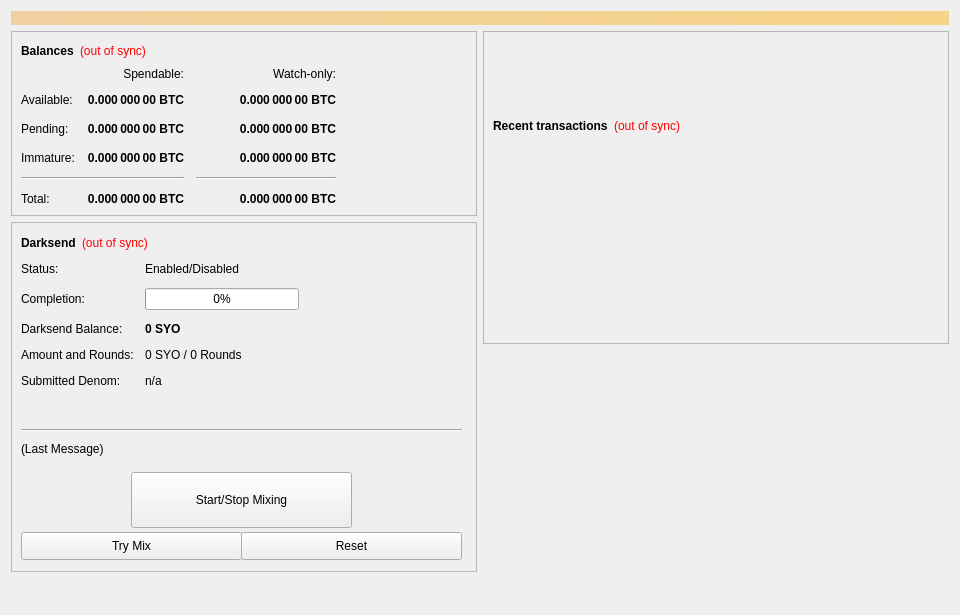
<?xml version="1.0" encoding="UTF-8"?>
<ui version="4.0">
 <class>OverviewPage</class>
 <widget class="QWidget" name="OverviewPage">
  <property name="geometry">
   <rect>
    <x>0</x>
    <y>0</y>
    <width>960</width>
    <height>615</height>
   </rect>
  </property>
  <property name="minimumSize">
   <size>
    <width>960</width>
    <height>0</height>
   </size>
  </property>
  <property name="windowTitle">
   <string>Form</string>
  </property>
  <layout class="QVBoxLayout" name="topLayout">
   <item>
    <widget class="QLabel" name="labelAlerts">
     <property name="visible">
      <bool>false</bool>
     </property>
     <property name="styleSheet">
      <string notr="true">background-color: qlineargradient(x1: 0, y1: 0, x2: 1, y2: 0, stop:0 #F0D0A0, stop:1 #F8D488); color:#000000;</string>
     </property>
     <property name="wordWrap">
      <bool>true</bool>
     </property>
     <property name="margin">
      <number>3</number>
     </property>
    </widget>
   </item>
   <item>
    <layout class="QHBoxLayout" name="horizontalLayout" stretch="1,1">
     <item>
      <layout class="QVBoxLayout" name="verticalLayout_2">
       <item>
        <widget class="QFrame" name="frame">
         <property name="frameShape">
          <enum>QFrame::StyledPanel</enum>
         </property>
         <property name="frameShadow">
          <enum>QFrame::Raised</enum>
         </property>
         <layout class="QVBoxLayout" name="verticalLayout_4">
          <item>
           <layout class="QHBoxLayout" name="horizontalLayout_4">
            <item>
             <widget class="QLabel" name="label_5">
              <property name="font">
               <font>
                <weight>75</weight>
                <bold>true</bold>
               </font>
              </property>
              <property name="text">
               <string>Balances</string>
              </property>
             </widget>
            </item>
            <item>
             <widget class="QLabel" name="labelWalletStatus">
              <property name="cursor">
               <cursorShape>WhatsThisCursor</cursorShape>
              </property>
              <property name="toolTip">
               <string>The displayed information may be out of date. Your wallet automatically synchronizes with the SYO network after a connection is established, but this process has not completed yet.</string>
              </property>
              <property name="styleSheet">
               <string notr="true">QLabel { color: red; }</string>
              </property>
              <property name="text">
               <string notr="true">(out of sync)</string>
              </property>
              <property name="alignment">
               <set>Qt::AlignLeading|Qt::AlignLeft|Qt::AlignVCenter</set>
              </property>
             </widget>
            </item>
            <item>
             <spacer name="horizontalSpacer_3">
              <property name="orientation">
               <enum>Qt::Horizontal</enum>
              </property>
              <property name="sizeHint" stdset="0">
               <size>
                <width>40</width>
                <height>20</height>
               </size>
              </property>
             </spacer>
            </item>
           </layout>
          </item>
          <item>
           <layout class="QGridLayout" name="gridLayout">
            <property name="spacing">
             <number>12</number>
            </property>
            <item row="2" column="2">
             <widget class="QLabel" name="labelWatchPending">
              <property name="font">
               <font>
                <weight>75</weight>
                <bold>true</bold>
               </font>
              </property>
              <property name="cursor">
               <cursorShape>IBeamCursor</cursorShape>
              </property>
              <property name="toolTip">
               <string>Unconfirmed transactions to watch-only addresses</string>
              </property>
              <property name="text">
               <string notr="true">0.000 000 00 BTC</string>
              </property>
              <property name="alignment">
               <set>Qt::AlignRight|Qt::AlignTrailing|Qt::AlignVCenter</set>
              </property>
              <property name="textInteractionFlags">
               <set>Qt::LinksAccessibleByMouse|Qt::TextSelectableByKeyboard|Qt::TextSelectableByMouse</set>
              </property>
             </widget>
            </item>
            <item row="2" column="1">
             <widget class="QLabel" name="labelUnconfirmed">
              <property name="font">
               <font>
                <weight>75</weight>
                <bold>true</bold>
               </font>
              </property>
              <property name="cursor">
               <cursorShape>IBeamCursor</cursorShape>
              </property>
              <property name="toolTip">
               <string>Total of transactions that have yet to be confirmed, and do not yet count toward the spendable balance</string>
              </property>
              <property name="text">
               <string notr="true">0.000 000 00 BTC</string>
              </property>
              <property name="alignment">
               <set>Qt::AlignRight|Qt::AlignTrailing|Qt::AlignVCenter</set>
              </property>
              <property name="textInteractionFlags">
               <set>Qt::LinksAccessibleByMouse|Qt::TextSelectableByKeyboard|Qt::TextSelectableByMouse</set>
              </property>
             </widget>
            </item>
            <item row="3" column="2">
             <widget class="QLabel" name="labelWatchImmature">
              <property name="font">
               <font>
                <weight>75</weight>
                <bold>true</bold>
               </font>
              </property>
              <property name="cursor">
               <cursorShape>IBeamCursor</cursorShape>
              </property>
              <property name="toolTip">
               <string>Staked or masternode rewards in watch-only addresses that has not yet matured</string>
              </property>
              <property name="text">
               <string notr="true">0.000 000 00 BTC</string>
              </property>
              <property name="alignment">
               <set>Qt::AlignRight|Qt::AlignTrailing|Qt::AlignVCenter</set>
              </property>
              <property name="textInteractionFlags">
               <set>Qt::LinksAccessibleByMouse|Qt::TextSelectableByKeyboard|Qt::TextSelectableByMouse</set>
              </property>
             </widget>
            </item>
            <item row="4" column="0" colspan="2">
             <widget class="Line" name="lineSpendableBalance">
              <property name="orientation">
               <enum>Qt::Horizontal</enum>
              </property>
             </widget>
            </item>
            <item row="4" column="2">
             <widget class="Line" name="lineWatchBalance">
              <property name="sizePolicy">
               <sizepolicy hsizetype="Preferred" vsizetype="Fixed">
                <horstretch>0</horstretch>
                <verstretch>0</verstretch>
               </sizepolicy>
              </property>
              <property name="minimumSize">
               <size>
                <width>140</width>
                <height>0</height>
               </size>
              </property>
              <property name="orientation">
               <enum>Qt::Horizontal</enum>
              </property>
             </widget>
            </item>
            <item row="5" column="0">
             <widget class="QLabel" name="labelTotalText">
              <property name="text">
               <string>Total:</string>
              </property>
             </widget>
            </item>
            <item row="3" column="1">
             <widget class="QLabel" name="labelImmature">
              <property name="font">
               <font>
                <weight>75</weight>
                <bold>true</bold>
               </font>
              </property>
              <property name="cursor">
               <cursorShape>IBeamCursor</cursorShape>
              </property>
              <property name="toolTip">
               <string>Staked or masternode rewards that has not yet matured</string>
              </property>
              <property name="text">
               <string notr="true">0.000 000 00 BTC</string>
              </property>
              <property name="alignment">
               <set>Qt::AlignRight|Qt::AlignTrailing|Qt::AlignVCenter</set>
              </property>
              <property name="textInteractionFlags">
               <set>Qt::LinksAccessibleByMouse|Qt::TextSelectableByKeyboard|Qt::TextSelectableByMouse</set>
              </property>
             </widget>
            </item>
            <item row="2" column="3">
             <spacer name="horizontalSpacer_2">
              <property name="orientation">
               <enum>Qt::Horizontal</enum>
              </property>
              <property name="sizeHint" stdset="0">
               <size>
                <width>40</width>
                <height>20</height>
               </size>
              </property>
             </spacer>
            </item>
            <item row="3" column="0">
             <widget class="QLabel" name="labelImmatureText">
              <property name="text">
               <string>Immature:</string>
              </property>
             </widget>
            </item>
            <item row="5" column="1">
             <widget class="QLabel" name="labelTotal">
              <property name="font">
               <font>
                <weight>75</weight>
                <bold>true</bold>
               </font>
              </property>
              <property name="cursor">
               <cursorShape>IBeamCursor</cursorShape>
              </property>
              <property name="toolTip">
               <string>Your current total balance</string>
              </property>
              <property name="text">
               <string notr="true">0.000 000 00 BTC</string>
              </property>
              <property name="alignment">
               <set>Qt::AlignRight|Qt::AlignTrailing|Qt::AlignVCenter</set>
              </property>
              <property name="textInteractionFlags">
               <set>Qt::LinksAccessibleByMouse|Qt::TextSelectableByKeyboard|Qt::TextSelectableByMouse</set>
              </property>
             </widget>
            </item>
            <item row="5" column="2">
             <widget class="QLabel" name="labelWatchTotal">
              <property name="font">
               <font>
                <weight>75</weight>
                <bold>true</bold>
               </font>
              </property>
              <property name="cursor">
               <cursorShape>IBeamCursor</cursorShape>
              </property>
              <property name="toolTip">
               <string>Current total balance in watch-only addresses</string>
              </property>
              <property name="text">
               <string notr="true">0.000 000 00 BTC</string>
              </property>
              <property name="alignment">
               <set>Qt::AlignRight|Qt::AlignTrailing|Qt::AlignVCenter</set>
              </property>
              <property name="textInteractionFlags">
               <set>Qt::LinksAccessibleByMouse|Qt::TextSelectableByKeyboard|Qt::TextSelectableByMouse</set>
              </property>
             </widget>
            </item>
            <item row="0" column="2">
             <widget class="QLabel" name="labelWatchonly">
              <property name="text">
               <string>Watch-only:</string>
              </property>
              <property name="alignment">
               <set>Qt::AlignRight|Qt::AlignTrailing|Qt::AlignVCenter</set>
              </property>
             </widget>
            </item>
            <item row="1" column="0">
             <widget class="QLabel" name="labelBalanceText">
              <property name="text">
               <string>Available:</string>
              </property>
             </widget>
            </item>
            <item row="1" column="1">
             <widget class="QLabel" name="labelBalance">
              <property name="font">
               <font>
                <weight>75</weight>
                <bold>true</bold>
               </font>
              </property>
              <property name="cursor">
               <cursorShape>IBeamCursor</cursorShape>
              </property>
              <property name="toolTip">
               <string>Your current spendable balance</string>
              </property>
              <property name="text">
               <string notr="true">0.000 000 00 BTC</string>
              </property>
              <property name="alignment">
               <set>Qt::AlignRight|Qt::AlignTrailing|Qt::AlignVCenter</set>
              </property>
              <property name="textInteractionFlags">
               <set>Qt::LinksAccessibleByMouse|Qt::TextSelectableByKeyboard|Qt::TextSelectableByMouse</set>
              </property>
             </widget>
            </item>
            <item row="1" column="2">
             <widget class="QLabel" name="labelWatchAvailable">
              <property name="font">
               <font>
                <weight>75</weight>
                <bold>true</bold>
               </font>
              </property>
              <property name="cursor">
               <cursorShape>IBeamCursor</cursorShape>
              </property>
              <property name="toolTip">
               <string>Your current balance in watch-only addresses</string>
              </property>
              <property name="text">
               <string notr="true">0.000 000 00 BTC</string>
              </property>
              <property name="alignment">
               <set>Qt::AlignRight|Qt::AlignTrailing|Qt::AlignVCenter</set>
              </property>
              <property name="textInteractionFlags">
               <set>Qt::LinksAccessibleByMouse|Qt::TextSelectableByKeyboard|Qt::TextSelectableByMouse</set>
              </property>
             </widget>
            </item>
            <item row="2" column="0">
             <widget class="QLabel" name="labelPendingText">
              <property name="text">
               <string>Pending:</string>
              </property>
             </widget>
            </item>
            <item row="0" column="1">
             <widget class="QLabel" name="labelSpendable">
              <property name="text">
               <string>Spendable:</string>
              </property>
              <property name="alignment">
               <set>Qt::AlignRight|Qt::AlignTrailing|Qt::AlignVCenter</set>
              </property>
             </widget>
            </item>
           </layout>
          </item>
         </layout>
        </widget>
       </item>
       <item>
        <widget class="QFrame" name="frameDarksend">
         <property name="minimumSize">
          <size>
           <width>0</width>
           <height>350</height>
          </size>
         </property>
         <property name="layoutDirection">
          <enum>Qt::LeftToRight</enum>
         </property>
         <property name="frameShape">
          <enum>QFrame::StyledPanel</enum>
         </property>
         <property name="frameShadow">
          <enum>QFrame::Raised</enum>
         </property>
         <widget class="QWidget" name="formLayoutWidget">
          <property name="geometry">
           <rect>
            <x>10</x>
            <y>40</y>
            <width>451</width>
            <height>161</height>
           </rect>
          </property>
          <layout class="QFormLayout" name="formLayout">
           <property name="fieldGrowthPolicy">
            <enum>QFormLayout::AllNonFixedFieldsGrow</enum>
           </property>
           <property name="horizontalSpacing">
            <number>11</number>
           </property>
           <property name="verticalSpacing">
            <number>12</number>
           </property>
           <item row="0" column="0">
            <widget class="QLabel" name="label_6">
             <property name="text">
              <string>Status:</string>
             </property>
            </widget>
           </item>
           <item row="1" column="0">
            <widget class="QLabel" name="label_7">
             <property name="text">
              <string>Completion:</string>
             </property>
            </widget>
           </item>
           <item row="1" column="1">
            <widget class="QProgressBar" name="DarksendProgress">
             <property name="maximumSize">
              <size>
               <width>154</width>
               <height>16777215</height>
              </size>
             </property>
             <property name="value">
              <number>0</number>
             </property>
            </widget>
           </item>
           <item row="2" column="0">
            <widget class="QLabel" name="labelAnonymizedText">
             <property name="text">
              <string>Darksend Balance:</string>
             </property>
            </widget>
           </item>
           <item row="2" column="1">
            <widget class="QLabel" name="labelAnonymized">
             <property name="font">
              <font>
               <weight>75</weight>
               <bold>true</bold>
              </font>
             </property>
             <property name="text">
              <string notr="true">0 SYO</string>
             </property>
            </widget>
           </item>
           <item row="3" column="0">
            <widget class="QLabel" name="label_8">
             <property name="text">
              <string>Amount and Rounds:</string>
             </property>
            </widget>
           </item>
           <item row="3" column="1">
            <widget class="QLabel" name="labelAmountRounds">
             <property name="text">
              <string>0 SYO / 0 Rounds</string>
             </property>
            </widget>
           </item>
           <item row="4" column="0">
            <widget class="QLabel" name="label_9">
             <property name="text">
              <string>Submitted Denom:</string>
             </property>
            </widget>
           </item>
           <item row="4" column="1">
            <widget class="QLabel" name="labelSubmittedDenom">
             <property name="toolTip">
              <string>The denominations you submitted to the Masternode.&lt;br&gt;To mix, other users must submit the exact same denominations.</string>
             </property>
             <property name="text">
              <string>n/a</string>
             </property>
            </widget>
           </item>
           <item row="0" column="1">
            <widget class="QLabel" name="DarksendEnabled">
             <property name="text">
              <string>Enabled/Disabled</string>
             </property>
            </widget>
           </item>
          </layout>
         </widget>
         <widget class="QPushButton" name="runAutoDenom">
          <property name="geometry">
           <rect>
            <x>251</x>
            <y>17</y>
            <width>1</width>
            <height>1</height>
           </rect>
          </property>
          <property name="palette">
           <palette>
            <active>
             <colorrole role="WindowText">
              <brush brushstyle="SolidPattern">
               <color alpha="255">
                <red>0</red>
                <green>0</green>
                <blue>0</blue>
               </color>
              </brush>
             </colorrole>
             <colorrole role="Button">
              <brush brushstyle="SolidPattern">
               <color alpha="255">
                <red>239</red>
                <green>238</green>
                <blue>238</blue>
               </color>
              </brush>
             </colorrole>
             <colorrole role="Light">
              <brush brushstyle="SolidPattern">
               <color alpha="255">
                <red>255</red>
                <green>255</green>
                <blue>255</blue>
               </color>
              </brush>
             </colorrole>
             <colorrole role="Midlight">
              <brush brushstyle="SolidPattern">
               <color alpha="255">
                <red>247</red>
                <green>246</green>
                <blue>246</blue>
               </color>
              </brush>
             </colorrole>
             <colorrole role="Dark">
              <brush brushstyle="SolidPattern">
               <color alpha="255">
                <red>119</red>
                <green>119</green>
                <blue>119</blue>
               </color>
              </brush>
             </colorrole>
             <colorrole role="Mid">
              <brush brushstyle="SolidPattern">
               <color alpha="255">
                <red>159</red>
                <green>159</green>
                <blue>159</blue>
               </color>
              </brush>
             </colorrole>
             <colorrole role="Text">
              <brush brushstyle="SolidPattern">
               <color alpha="255">
                <red>0</red>
                <green>0</green>
                <blue>0</blue>
               </color>
              </brush>
             </colorrole>
             <colorrole role="BrightText">
              <brush brushstyle="SolidPattern">
               <color alpha="255">
                <red>255</red>
                <green>255</green>
                <blue>255</blue>
               </color>
              </brush>
             </colorrole>
             <colorrole role="ButtonText">
              <brush brushstyle="SolidPattern">
               <color alpha="255">
                <red>0</red>
                <green>0</green>
                <blue>0</blue>
               </color>
              </brush>
             </colorrole>
             <colorrole role="Base">
              <brush brushstyle="SolidPattern">
               <color alpha="255">
                <red>255</red>
                <green>255</green>
                <blue>255</blue>
               </color>
              </brush>
             </colorrole>
             <colorrole role="Window">
              <brush brushstyle="SolidPattern">
               <color alpha="255">
                <red>239</red>
                <green>238</green>
                <blue>238</blue>
               </color>
              </brush>
             </colorrole>
             <colorrole role="Shadow">
              <brush brushstyle="SolidPattern">
               <color alpha="255">
                <red>0</red>
                <green>0</green>
                <blue>0</blue>
               </color>
              </brush>
             </colorrole>
             <colorrole role="AlternateBase">
              <brush brushstyle="SolidPattern">
               <color alpha="255">
                <red>247</red>
                <green>246</green>
                <blue>246</blue>
               </color>
              </brush>
             </colorrole>
             <colorrole role="ToolTipBase">
              <brush brushstyle="SolidPattern">
               <color alpha="255">
                <red>255</red>
                <green>255</green>
                <blue>220</blue>
               </color>
              </brush>
             </colorrole>
             <colorrole role="ToolTipText">
              <brush brushstyle="SolidPattern">
               <color alpha="255">
                <red>0</red>
                <green>0</green>
                <blue>0</blue>
               </color>
              </brush>
             </colorrole>
            </active>
            <inactive>
             <colorrole role="WindowText">
              <brush brushstyle="SolidPattern">
               <color alpha="255">
                <red>0</red>
                <green>0</green>
                <blue>0</blue>
               </color>
              </brush>
             </colorrole>
             <colorrole role="Button">
              <brush brushstyle="SolidPattern">
               <color alpha="255">
                <red>239</red>
                <green>238</green>
                <blue>238</blue>
               </color>
              </brush>
             </colorrole>
             <colorrole role="Light">
              <brush brushstyle="SolidPattern">
               <color alpha="255">
                <red>255</red>
                <green>255</green>
                <blue>255</blue>
               </color>
              </brush>
             </colorrole>
             <colorrole role="Midlight">
              <brush brushstyle="SolidPattern">
               <color alpha="255">
                <red>247</red>
                <green>246</green>
                <blue>246</blue>
               </color>
              </brush>
             </colorrole>
             <colorrole role="Dark">
              <brush brushstyle="SolidPattern">
               <color alpha="255">
                <red>119</red>
                <green>119</green>
                <blue>119</blue>
               </color>
              </brush>
             </colorrole>
             <colorrole role="Mid">
              <brush brushstyle="SolidPattern">
               <color alpha="255">
                <red>159</red>
                <green>159</green>
                <blue>159</blue>
               </color>
              </brush>
             </colorrole>
             <colorrole role="Text">
              <brush brushstyle="SolidPattern">
               <color alpha="255">
                <red>0</red>
                <green>0</green>
                <blue>0</blue>
               </color>
              </brush>
             </colorrole>
             <colorrole role="BrightText">
              <brush brushstyle="SolidPattern">
               <color alpha="255">
                <red>255</red>
                <green>255</green>
                <blue>255</blue>
               </color>
              </brush>
             </colorrole>
             <colorrole role="ButtonText">
              <brush brushstyle="SolidPattern">
               <color alpha="255">
                <red>0</red>
                <green>0</green>
                <blue>0</blue>
               </color>
              </brush>
             </colorrole>
             <colorrole role="Base">
              <brush brushstyle="SolidPattern">
               <color alpha="255">
                <red>255</red>
                <green>255</green>
                <blue>255</blue>
               </color>
              </brush>
             </colorrole>
             <colorrole role="Window">
              <brush brushstyle="SolidPattern">
               <color alpha="255">
                <red>239</red>
                <green>238</green>
                <blue>238</blue>
               </color>
              </brush>
             </colorrole>
             <colorrole role="Shadow">
              <brush brushstyle="SolidPattern">
               <color alpha="255">
                <red>0</red>
                <green>0</green>
                <blue>0</blue>
               </color>
              </brush>
             </colorrole>
             <colorrole role="AlternateBase">
              <brush brushstyle="SolidPattern">
               <color alpha="255">
                <red>247</red>
                <green>246</green>
                <blue>246</blue>
               </color>
              </brush>
             </colorrole>
             <colorrole role="ToolTipBase">
              <brush brushstyle="SolidPattern">
               <color alpha="255">
                <red>255</red>
                <green>255</green>
                <blue>220</blue>
               </color>
              </brush>
             </colorrole>
             <colorrole role="ToolTipText">
              <brush brushstyle="SolidPattern">
               <color alpha="255">
                <red>0</red>
                <green>0</green>
                <blue>0</blue>
               </color>
              </brush>
             </colorrole>
            </inactive>
            <disabled>
             <colorrole role="WindowText">
              <brush brushstyle="SolidPattern">
               <color alpha="255">
                <red>119</red>
                <green>119</green>
                <blue>119</blue>
               </color>
              </brush>
             </colorrole>
             <colorrole role="Button">
              <brush brushstyle="SolidPattern">
               <color alpha="255">
                <red>239</red>
                <green>238</green>
                <blue>238</blue>
               </color>
              </brush>
             </colorrole>
             <colorrole role="Light">
              <brush brushstyle="SolidPattern">
               <color alpha="255">
                <red>255</red>
                <green>255</green>
                <blue>255</blue>
               </color>
              </brush>
             </colorrole>
             <colorrole role="Midlight">
              <brush brushstyle="SolidPattern">
               <color alpha="255">
                <red>247</red>
                <green>246</green>
                <blue>246</blue>
               </color>
              </brush>
             </colorrole>
             <colorrole role="Dark">
              <brush brushstyle="SolidPattern">
               <color alpha="255">
                <red>119</red>
                <green>119</green>
                <blue>119</blue>
               </color>
              </brush>
             </colorrole>
             <colorrole role="Mid">
              <brush brushstyle="SolidPattern">
               <color alpha="255">
                <red>159</red>
                <green>159</green>
                <blue>159</blue>
               </color>
              </brush>
             </colorrole>
             <colorrole role="Text">
              <brush brushstyle="SolidPattern">
               <color alpha="255">
                <red>119</red>
                <green>119</green>
                <blue>119</blue>
               </color>
              </brush>
             </colorrole>
             <colorrole role="BrightText">
              <brush brushstyle="SolidPattern">
               <color alpha="255">
                <red>255</red>
                <green>255</green>
                <blue>255</blue>
               </color>
              </brush>
             </colorrole>
             <colorrole role="ButtonText">
              <brush brushstyle="SolidPattern">
               <color alpha="255">
                <red>119</red>
                <green>119</green>
                <blue>119</blue>
               </color>
              </brush>
             </colorrole>
             <colorrole role="Base">
              <brush brushstyle="SolidPattern">
               <color alpha="255">
                <red>239</red>
                <green>238</green>
                <blue>238</blue>
               </color>
              </brush>
             </colorrole>
             <colorrole role="Window">
              <brush brushstyle="SolidPattern">
               <color alpha="255">
                <red>239</red>
                <green>238</green>
                <blue>238</blue>
               </color>
              </brush>
             </colorrole>
             <colorrole role="Shadow">
              <brush brushstyle="SolidPattern">
               <color alpha="255">
                <red>0</red>
                <green>0</green>
                <blue>0</blue>
               </color>
              </brush>
             </colorrole>
             <colorrole role="AlternateBase">
              <brush brushstyle="SolidPattern">
               <color alpha="255">
                <red>239</red>
                <green>238</green>
                <blue>238</blue>
               </color>
              </brush>
             </colorrole>
             <colorrole role="ToolTipBase">
              <brush brushstyle="SolidPattern">
               <color alpha="255">
                <red>255</red>
                <green>255</green>
                <blue>220</blue>
               </color>
              </brush>
             </colorrole>
             <colorrole role="ToolTipText">
              <brush brushstyle="SolidPattern">
               <color alpha="255">
                <red>0</red>
                <green>0</green>
                <blue>0</blue>
               </color>
              </brush>
             </colorrole>
            </disabled>
           </palette>
          </property>
          <property name="focusPolicy">
           <enum>Qt::NoFocus</enum>
          </property>
          <property name="autoFillBackground">
           <bool>true</bool>
          </property>
          <property name="text">
           <string/>
          </property>
          <property name="flat">
           <bool>true</bool>
          </property>
         </widget>
         <widget class="QPushButton" name="toggleDarksend">
          <property name="geometry">
           <rect>
            <x>120</x>
            <y>250</y>
            <width>221</width>
            <height>56</height>
           </rect>
          </property>
          <property name="sizePolicy">
           <sizepolicy hsizetype="MinimumExpanding" vsizetype="Fixed">
            <horstretch>0</horstretch>
            <verstretch>0</verstretch>
           </sizepolicy>
          </property>
          <property name="text">
           <string>Start/Stop Mixing</string>
          </property>
         </widget>
         <widget class="Line" name="lineLastMessage">
          <property name="geometry">
           <rect>
            <x>10</x>
            <y>200</y>
            <width>441</width>
            <height>16</height>
           </rect>
          </property>
          <property name="orientation">
           <enum>Qt::Horizontal</enum>
          </property>
         </widget>
         <widget class="QLabel" name="DarksendStatus">
          <property name="geometry">
           <rect>
            <x>10</x>
            <y>220</y>
            <width>451</width>
            <height>61</height>
           </rect>
          </property>
          <property name="minimumSize">
           <size>
            <width>288</width>
            <height>43</height>
           </size>
          </property>
          <property name="text">
           <string>(Last Message)</string>
          </property>
          <property name="alignment">
           <set>Qt::AlignLeading|Qt::AlignLeft|Qt::AlignTop</set>
          </property>
          <property name="wordWrap">
           <bool>true</bool>
          </property>
         </widget>
         <widget class="QPushButton" name="DarksendAuto">
          <property name="geometry">
           <rect>
            <x>10</x>
            <y>310</y>
            <width>221</width>
            <height>28</height>
           </rect>
          </property>
          <property name="sizePolicy">
           <sizepolicy hsizetype="MinimumExpanding" vsizetype="Fixed">
            <horstretch>0</horstretch>
            <verstretch>0</verstretch>
           </sizepolicy>
          </property>
          <property name="toolTip">
           <string>Try to manually submit a Darksend request.</string>
          </property>
          <property name="text">
           <string>Try Mix</string>
          </property>
         </widget>
         <widget class="QPushButton" name="DarksendReset">
          <property name="geometry">
           <rect>
            <x>230</x>
            <y>310</y>
            <width>221</width>
            <height>28</height>
           </rect>
          </property>
          <property name="sizePolicy">
           <sizepolicy hsizetype="MinimumExpanding" vsizetype="Fixed">
            <horstretch>0</horstretch>
            <verstretch>0</verstretch>
           </sizepolicy>
          </property>
          <property name="toolTip">
           <string>Reset the current status of Darksend (can interrupt Darksend if it's in the process of Mixing, which can cost you money!)</string>
          </property>
          <property name="autoFillBackground">
           <bool>false</bool>
          </property>
          <property name="text">
           <string>Reset</string>
          </property>
         </widget>
         <widget class="QWidget" name="layoutWidget">
          <property name="geometry">
           <rect>
            <x>10</x>
            <y>10</y>
            <width>431</width>
            <height>22</height>
           </rect>
          </property>
          <layout class="QHBoxLayout" name="horizontalLayout_5">
           <item>
            <widget class="QLabel" name="label_2">
             <property name="font">
              <font>
               <weight>75</weight>
               <bold>true</bold>
              </font>
             </property>
             <property name="text">
              <string>Darksend</string>
             </property>
            </widget>
           </item>
           <item>
            <widget class="QLabel" name="labelDarksendSyncStatus">
             <property name="toolTip">
              <string>The displayed information may be out of date. Your wallet automatically synchronizes with the SYO network after a connection is established, but this process has not completed yet.</string>
             </property>
             <property name="styleSheet">
              <string notr="true">QLabel { color: red; }</string>
             </property>
             <property name="text">
              <string notr="true">(out of sync)</string>
             </property>
             <property name="alignment">
              <set>Qt::AlignLeading|Qt::AlignLeft|Qt::AlignVCenter</set>
             </property>
            </widget>
           </item>
           <item>
            <spacer name="horizontalSpacer_4">
             <property name="orientation">
              <enum>Qt::Horizontal</enum>
             </property>
             <property name="sizeHint" stdset="0">
              <size>
               <width>40</width>
               <height>20</height>
              </size>
             </property>
            </spacer>
           </item>
          </layout>
         </widget>
        </widget>
       </item>
       <item>
        <spacer name="verticalSpacer">
         <property name="orientation">
          <enum>Qt::Vertical</enum>
         </property>
         <property name="sizeHint" stdset="0">
          <size>
           <width>20</width>
           <height>40</height>
          </size>
         </property>
        </spacer>
       </item>
      </layout>
     </item>
     <item>
      <layout class="QVBoxLayout" name="verticalLayout_3">
       <item>
        <widget class="QFrame" name="frame_2">
         <property name="frameShape">
          <enum>QFrame::StyledPanel</enum>
         </property>
         <property name="frameShadow">
          <enum>QFrame::Raised</enum>
         </property>
         <layout class="QVBoxLayout" name="verticalLayout">
          <item>
           <spacer name="verticalSpacer_3">
            <property name="orientation">
             <enum>Qt::Vertical</enum>
            </property>
            <property name="sizeType">
             <enum>QSizePolicy::Fixed</enum>
            </property>
            <property name="sizeHint" stdset="0">
             <size>
              <width>20</width>
              <height>75</height>
             </size>
            </property>
           </spacer>
          </item>
          <item>
           <layout class="QHBoxLayout" name="horizontalLayout_2">
            <item>
             <widget class="QLabel" name="label_4">
              <property name="font">
               <font>
                <weight>75</weight>
                <bold>true</bold>
               </font>
              </property>
              <property name="text">
               <string>Recent transactions</string>
              </property>
             </widget>
            </item>
            <item>
             <widget class="QLabel" name="labelTransactionsStatus">
              <property name="cursor">
               <cursorShape>WhatsThisCursor</cursorShape>
              </property>
              <property name="toolTip">
               <string>The displayed information may be out of date. Your wallet automatically synchronizes with the SYO network after a connection is established, but this process has not completed yet.</string>
              </property>
              <property name="styleSheet">
               <string notr="true">QLabel { color: red; }</string>
              </property>
              <property name="text">
               <string notr="true">(out of sync)</string>
              </property>
              <property name="alignment">
               <set>Qt::AlignRight|Qt::AlignTrailing|Qt::AlignVCenter</set>
              </property>
             </widget>
            </item>
            <item>
             <spacer name="horizontalSpacer">
              <property name="orientation">
               <enum>Qt::Horizontal</enum>
              </property>
              <property name="sizeHint" stdset="0">
               <size>
                <width>40</width>
                <height>20</height>
               </size>
              </property>
             </spacer>
            </item>
           </layout>
          </item>
          <item>
           <widget class="QListView" name="listTransactions">
            <property name="styleSheet">
             <string notr="true">QListView { background: transparent; }</string>
            </property>
            <property name="frameShape">
             <enum>QFrame::NoFrame</enum>
            </property>
            <property name="verticalScrollBarPolicy">
             <enum>Qt::ScrollBarAlwaysOff</enum>
            </property>
            <property name="horizontalScrollBarPolicy">
             <enum>Qt::ScrollBarAlwaysOff</enum>
            </property>
            <property name="selectionMode">
             <enum>QAbstractItemView::NoSelection</enum>
            </property>
           </widget>
          </item>
         </layout>
        </widget>
       </item>
       <item>
        <spacer name="verticalSpacer_2">
         <property name="orientation">
          <enum>Qt::Vertical</enum>
         </property>
         <property name="sizeType">
          <enum>QSizePolicy::Expanding</enum>
         </property>
         <property name="sizeHint" stdset="0">
          <size>
           <width>20</width>
           <height>40</height>
          </size>
         </property>
        </spacer>
       </item>
      </layout>
     </item>
    </layout>
   </item>
  </layout>
 </widget>
 <resources/>
 <connections/>
</ui>
